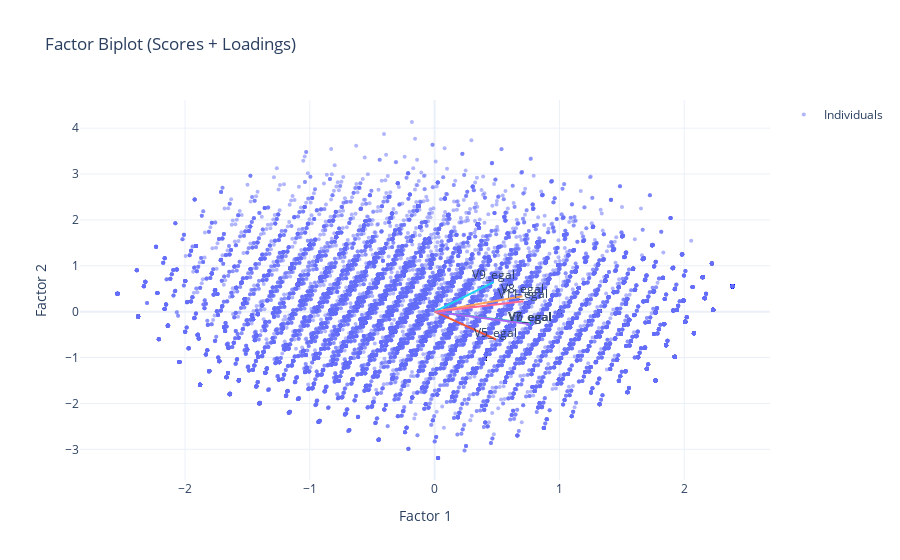

The notebook cell saved with this chart:
### Code cell
plot_loadings_scores(loadings_12,scores_df_12)

### Figure 1 — Plotly figure (JSON) as saved in the notebook; plotly's stock layout.template omitted (floating-point values rounded to 4 significant figures; data arrays with more than 128 entries replaced by an {"elided": "..."} marker saying what was removed)
{"data": [{"marker": {"opacity": 0.5, "size": 4}, "mode": "markers", "name": "Individuals", "type": "scatter", "x": {"elided": "28013 float values"}, "y": {"elided": "28013 float values"}}, {"line": {"width": 2}, "mode": "lines+text", "showlegend": false, "text": [null, "V5_egal"], "textposition": "top center", "type": "scatter", "x": [0, 0.4918], "y": [0, -0.6063]}, {"line": {"width": 2}, "mode": "lines+text", "showlegend": false, "text": [null, "V6_egal"], "textposition": "top center", "type": "scatter", "x": [0, 0.7717], "y": [0, -0.2585]}, {"line": {"width": 2}, "mode": "lines+text", "showlegend": false, "text": [null, "V7_egal"], "textposition": "top center", "type": "scatter", "x": [0, 0.762], "y": [0, -0.2685]}, {"line": {"width": 2}, "mode": "lines+text", "showlegend": false, "text": [null, "V8_egal"], "textposition": "top center", "type": "scatter", "x": [0, 0.704], "y": [0, 0.3363]}, {"line": {"width": 2}, "mode": "lines+text", "showlegend": false, "text": [null, "V9_egal"], "textposition": "top center", "type": "scatter", "x": [0, 0.473], "y": [0, 0.6452]}, {"line": {"width": 2}, "mode": "lines+text", "showlegend": false, "text": [null, "V11_egal"], "textposition": "top center", "type": "scatter", "x": [0, 0.7116], "y": [0, 0.2254]}], "layout": {"title": {"text": "Factor Biplot (Scores + Loadings)"}, "xaxis": {"title": {"text": "Factor 1"}, "zeroline": true}, "yaxis": {"title": {"text": "Factor 2"}, "zeroline": true}}}
